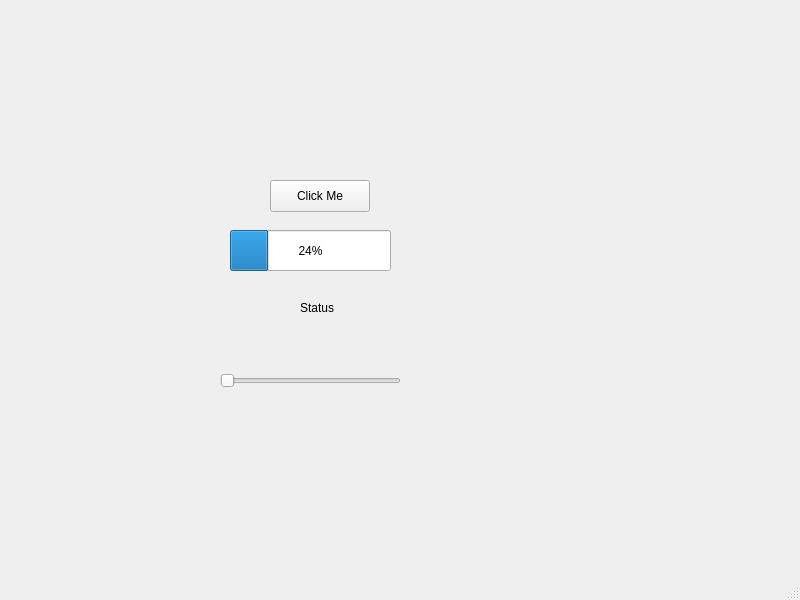
<?xml version="1.0" encoding="UTF-8"?>
<ui version="4.0">
 <class>MyWindow</class>
 <widget class="QMainWindow" name="MyWindow">
  <property name="geometry">
   <rect>
    <x>0</x>
    <y>0</y>
    <width>800</width>
    <height>600</height>
   </rect>
  </property>
  <property name="windowTitle">
   <string>MyWindow</string>
  </property>
  <widget class="QWidget" name="centralwidget">
   <widget class="QPushButton" name="pushButton">
    <property name="geometry">
     <rect>
      <x>270</x>
      <y>180</y>
      <width>100</width>
      <height>32</height>
     </rect>
    </property>
    <property name="text">
     <string>Click Me</string>
    </property>
   </widget>
   <widget class="QLabel" name="label">
    <property name="geometry">
     <rect>
      <x>300</x>
      <y>300</y>
      <width>58</width>
      <height>16</height>
     </rect>
    </property>
    <property name="text">
     <string>Status</string>
    </property>
   </widget>
   <widget class="QProgressBar" name="progressBar">
    <property name="geometry">
     <rect>
      <x>230</x>
      <y>230</y>
      <width>161</width>
      <height>41</height>
     </rect>
    </property>
    <property name="value">
     <number>24</number>
    </property>
   </widget>
   <widget class="QSlider" name="horizontalSlider">
    <property name="geometry">
     <rect>
      <x>220</x>
      <y>360</y>
      <width>181</width>
      <height>41</height>
     </rect>
    </property>
    <property name="orientation">
     <enum>Qt::Orientation::Horizontal</enum>
    </property>
   </widget>
  </widget>
  <widget class="QMenuBar" name="menubar">
   <property name="geometry">
    <rect>
     <x>0</x>
     <y>0</y>
     <width>800</width>
     <height>24</height>
    </rect>
   </property>
  </widget>
  <widget class="QStatusBar" name="statusbar"/>
 </widget>
 <resources/>
 <connections>
  <connection>
   <sender>progressBar</sender>
   <signal>valueChanged(int)</signal>
   <receiver>horizontalSlider</receiver>
   <slot>setValue(int)</slot>
   <hints>
    <hint type="sourcelabel">
     <x>267</x>
     <y>273</y>
    </hint>
    <hint type="destinationlabel">
     <x>294</x>
     <y>387</y>
    </hint>
   </hints>
  </connection>
  <connection>
   <sender>horizontalSlider</sender>
   <signal>valueChanged(int)</signal>
   <receiver>horizontalSlider</receiver>
   <slot>setValue(int)</slot>
   <hints>
    <hint type="sourcelabel">
     <x>322</x>
     <y>401</y>
    </hint>
    <hint type="destinationlabel">
     <x>322</x>
     <y>401</y>
    </hint>
   </hints>
  </connection>
  <connection>
   <sender>progressBar</sender>
   <signal>valueChanged(int)</signal>
   <receiver>progressBar</receiver>
   <slot>setValue(int)</slot>
   <hints>
    <hint type="sourcelabel">
     <x>329</x>
     <y>276</y>
    </hint>
    <hint type="destinationlabel">
     <x>329</x>
     <y>276</y>
    </hint>
   </hints>
  </connection>
  <connection>
   <sender>horizontalSlider</sender>
   <signal>valueChanged(int)</signal>
   <receiver>horizontalSlider</receiver>
   <slot>setValue(int)</slot>
   <hints>
    <hint type="sourcelabel">
     <x>321</x>
     <y>423</y>
    </hint>
    <hint type="destinationlabel">
     <x>321</x>
     <y>423</y>
    </hint>
   </hints>
  </connection>
  <connection>
   <sender>horizontalSlider</sender>
   <signal>valueChanged(int)</signal>
   <receiver>progressBar</receiver>
   <slot>setValue(int)</slot>
   <hints>
    <hint type="sourcelabel">
     <x>247</x>
     <y>385</y>
    </hint>
    <hint type="destinationlabel">
     <x>245</x>
     <y>293</y>
    </hint>
   </hints>
  </connection>
 </connections>
</ui>
